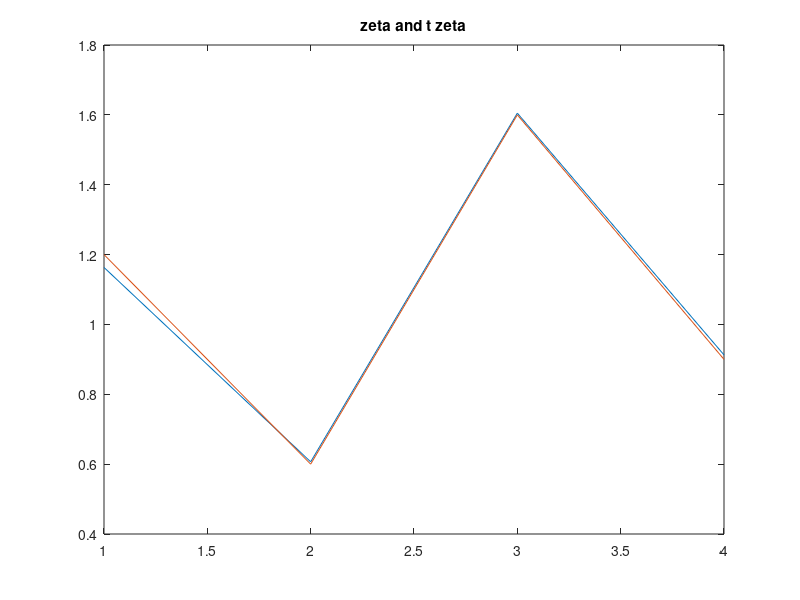
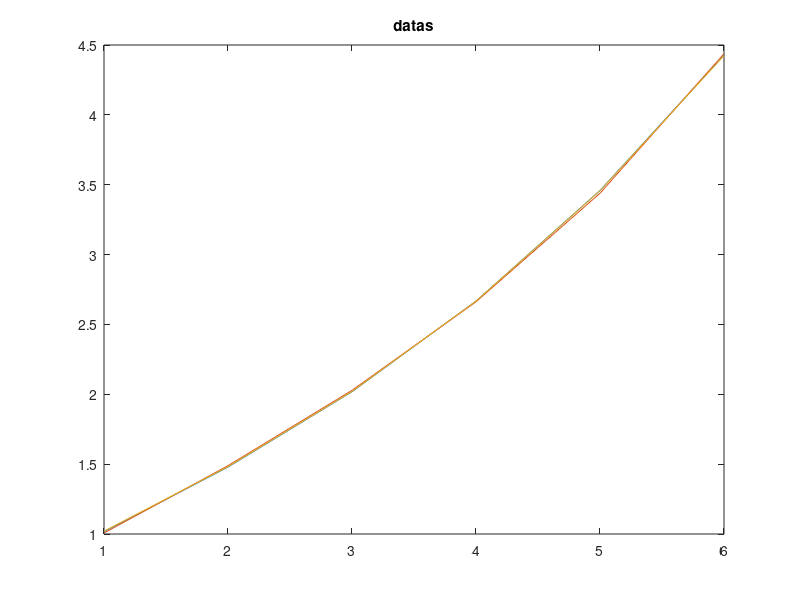
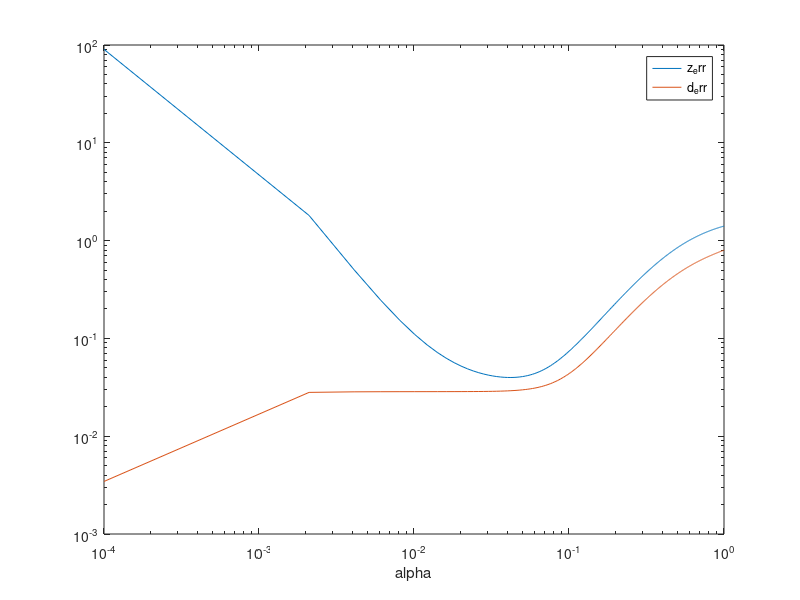

Recreate these plots in MATLAB, in order.

clear;
t=zeros(6,1);
dt=0.15;
for i=1:6
    t(i) = dt* i;
end
X=[t exp(t) t.^3 sin(t)];
z= [1.2 0.6 1.6 0.9]';
y=X*z;
dy=10^(-2)*[-1 1 1 -0.5 -2 1]';

py=y+dy;


%% normal equation
alpha=10^-3;
alpha=0.04218;
X2=(X'*X+alpha^2*eye(size(X'*X)));
y2= X'*y;
py2= X'*py;
pz2=X2\py2;
z2=X2\y2;

figure;
plot(pz2);
hold on;
plot(z);
hold off;
title('zeta and t zeta');

figure;
plot(y);
hold on;
plot(py);
plot(X*z2);
hold off;
title('datas');

alpha = linspace(10^-4,10^0,500);
z_err = zeros(size(alpha));
d_err = zeros(size(alpha));
for i=1:length(alpha)
X2=(X'*X+alpha(i)^2*eye(size(X'*X)));
y2= X'*y;
py2= X'*py;
pz2=X2\py2;
z2=X2\y2;

z_err(i)=norm(pz2 - z);
d_err(i)=norm(X*pz2 - py);
end

figure;
loglog(alpha, z_err);
hold on;
loglog(alpha, d_err);
hold off;
legend('z_err','d_err');
xlabel('alpha');



